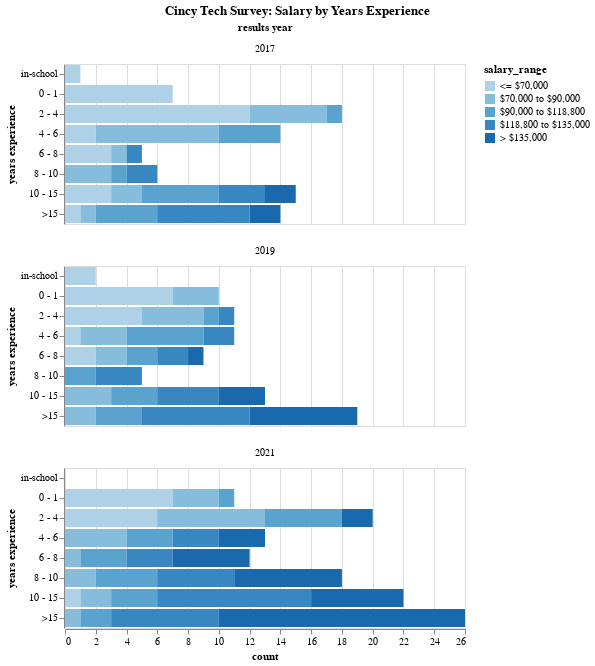

This figure's notebook cell:
### Code cell
chart = alt.Chart(df).mark_bar().encode(    
    x=alt.X('count:Q', sort='-y'),
    y=alt.Y('years experience',),
    tooltip=['results year', 'years experience', 'salary_range', 'count'],
    color='salary_range:O',
    facet=alt.Facet('results year:O', columns=1),
).properties(
    title='Cincy Tech Survey: Salary by Years Experience'
).configure_title(
    # fontSize=20,
    anchor='middle',
)

chart

### Figure 1 — Vega-Lite specification as saved in the notebook (floating-point values rounded to 4 significant figures)
{"config": {"view": {"continuousWidth": 400, "continuousHeight": 300}, "title": {"anchor": "middle"}}, "data": {"name": "data-63dd21652095648b363a2cbe152cc3d6"}, "mark": "bar", "encoding": {"color": {"type": "ordinal", "field": "salary_range"}, "facet": {"type": "ordinal", "columns": 1, "field": "results year"}, "tooltip": [{"type": "quantitative", "field": "results year"}, {"type": "nominal", "field": "years experience"}, {"type": "nominal", "field": "salary_range"}, {"type": "quantitative", "field": "count"}], "x": {"type": "quantitative", "field": "count", "sort": "-y"}, "y": {"type": "nominal", "field": "years experience"}}, "title": "Cincy Tech Survey: Salary by Years Experience", "$schema": "https://vega.github.io/schema/vega-lite/v4.8.1.json", "datasets": {"data-63dd21652095648b363a2cbe152cc3d6": [{"years experience": "  in-school", "salary_range": "   <= $70,000", "results year": 2017, "count": 1}, {"years experience": "  in-school", "salary_range": "   <= $70,000", "results year": 2019, "count": 2}, {"years experience": " 0 - 1", "salary_range": "   <= $70,000", "results year": 2017, "count": 7}, {"years experience": " 0 - 1", "salary_range": "   <= $70,000", "results year": 2019, "count": 7}, {"years experience": " 0 - 1", "salary_range": "   <= $70,000", "results year": 2021, "count": 7}, {"years experience": " 0 - 1", "salary_range": "  $70,000 to $90,000", "results year": 2019, "count": 3}, {"years experience": " 0 - 1", "salary_range": "  $70,000 to $90,000", "results year": 2021, "count": 3}, {"years experience": " 0 - 1", "salary_range": "  $90,000 to $118,800", "results year": 2021, "count": 1}, {"years experience": " 2 - 4", "salary_range": "   <= $70,000", "results year": 2017, "count": 12}, {"years experience": " 2 - 4", "salary_range": "   <= $70,000", "results year": 2019, "count": 5}, {"years experience": " 2 - 4", "salary_range": "   <= $70,000", "results year": 2021, "count": 6}, {"years experience": " 2 - 4", "salary_range": "  $70,000 to $90,000", "results year": 2017, "count": 5}, {"years experience": " 2 - 4", "salary_range": "  $70,000 to $90,000", "results year": 2019, "count": 4}, {"years experience": " 2 - 4", "salary_range": "  $70,000 to $90,000", "results year": 2021, "count": 7}, {"years experience": " 2 - 4", "salary_range": "  $90,000 to $118,800", "results year": 2017, "count": 1}, {"years experience": " 2 - 4", "salary_range": "  $90,000 to $118,800", "results year": 2019, "count": 1}, {"years experience": " 2 - 4", "salary_range": "  $90,000 to $118,800", "results year": 2021, "count": 5}, {"years experience": " 2 - 4", "salary_range": "$118,800 to $135,000", "results year": 2019, "count": 1}, {"years experience": " 2 - 4", "salary_range": "> $135,000", "results year": 2021, "count": 2}, {"years experience": " 4 - 6", "salary_range": "   <= $70,000", "results year": 2017, "count": 2}, {"years experience": " 4 - 6", "salary_range": "   <= $70,000", "results year": 2019, "count": 1}, {"years experience": " 4 - 6", "salary_range": "  $70,000 to $90,000", "results year": 2017, "count": 8}, {"years experience": " 4 - 6", "salary_range": "  $70,000 to $90,000", "results year": 2019, "count": 3}, {"years experience": " 4 - 6", "salary_range": "  $70,000 to $90,000", "results year": 2021, "count": 4}, {"years experience": " 4 - 6", "salary_range": "  $90,000 to $118,800", "results year": 2017, "count": 4}, {"years experience": " 4 - 6", "salary_range": "  $90,000 to $118,800", "results year": 2019, "count": 5}, {"years experience": " 4 - 6", "salary_range": "  $90,000 to $118,800", "results year": 2021, "count": 3}, {"years experience": " 4 - 6", "salary_range": "$118,800 to $135,000", "results year": 2019, "count": 2}, {"years experience": " 4 - 6", "salary_range": "$118,800 to $135,000", "results year": 2021, "count": 3}, {"years experience": " 4 - 6", "salary_range": "> $135,000", "results year": 2021, "count": 3}, {"years experience": " 6 - 8", "salary_range": "   <= $70,000", "results year": 2017, "count": 3}, {"years experience": " 6 - 8", "salary_range": "   <= $70,000", "results year": 2019, "count": 2}, {"years experience": " 6 - 8", "salary_range": "  $70,000 to $90,000", "results year": 2017, "count": 1}, {"years experience": " 6 - 8", "salary_range": "  $70,000 to $90,000", "results year": 2019, "count": 2}, {"years experience": " 6 - 8", "salary_range": "  $70,000 to $90,000", "results year": 2021, "count": 1}, {"years experience": " 6 - 8", "salary_range": "  $90,000 to $118,800", "results year": 2019, "count": 2}, {"years experience": " 6 - 8", "salary_range": "  $90,000 to $118,800", "results year": 2021, "count": 3}, {"years experience": " 6 - 8", "salary_range": "$118,800 to $135,000", "results year": 2017, "count": 1}, {"years experience": " 6 - 8", "salary_range": "$118,800 to $135,000", "results year": 2019, "count": 2}, {"years experience": " 6 - 8", "salary_range": "$118,800 to $135,000", "results year": 2021, "count": 3}, {"years experience": " 6 - 8", "salary_range": "> $135,000", "results year": 2019, "count": 1}, {"years experience": " 6 - 8", "salary_range": "> $135,000", "results year": 2021, "count": 5}, {"years experience": " 8 - 10", "salary_range": "  $70,000 to $90,000", "results year": 2017, "count": 3}, {"years experience": " 8 - 10", "salary_range": "  $70,000 to $90,000", "results year": 2021, "count": 2}, {"years experience": " 8 - 10", "salary_range": "  $90,000 to $118,800", "results year": 2017, "count": 1}, {"years experience": " 8 - 10", "salary_range": "  $90,000 to $118,800", "results year": 2019, "count": 2}, {"years experience": " 8 - 10", "salary_range": "  $90,000 to $118,800", "results year": 2021, "count": 4}, {"years experience": " 8 - 10", "salary_range": "$118,800 to $135,000", "results year": 2017, "count": 2}, {"years experience": " 8 - 10", "salary_range": "$118,800 to $135,000", "results year": 2019, "count": 3}, {"years experience": " 8 - 10", "salary_range": "$118,800 to $135,000", "results year": 2021, "count": 5}, {"years experience": " 8 - 10", "salary_range": "> $135,000", "results year": 2021, "count": 7}, {"years experience": "10 - 15", "salary_range": "   <= $70,000", "results year": 2017, "count": 3}, {"years experience": "10 - 15", "salary_range": "   <= $70,000", "results year": 2021, "count": 1}, {"years experience": "10 - 15", "salary_range": "  $70,000 to $90,000", "results year": 2017, "count": 2}, {"years experience": "10 - 15", "salary_range": "  $70,000 to $90,000", "results year": 2019, "count": 3}, {"years experience": "10 - 15", "salary_range": "  $70,000 to $90,000", "results year": 2021, "count": 2}, {"years experience": "10 - 15", "salary_range": "  $90,000 to $118,800", "results year": 2017, "count": 5}, {"years experience": "10 - 15", "salary_range": "  $90,000 to $118,800", "results year": 2019, "count": 3}, {"years experience": "10 - 15", "salary_range": "  $90,000 to $118,800", "results year": 2021, "count": 3}, {"years experience": "10 - 15", "salary_range": "$118,800 to $135,000", "results year": 2017, "count": 3}, {"years experience": "10 - 15", "salary_range": "$118,800 to $135,000", "results year": 2019, "count": 4}, {"years experience": "10 - 15", "salary_range": "$118,800 to $135,000", "results year": 2021, "count": 10}, {"years experience": "10 - 15", "salary_range": "> $135,000", "results year": 2017, "count": 2}, {"years experience": "10 - 15", "salary_range": "> $135,000", "results year": 2019, "count": 3}, {"years experience": "10 - 15", "salary_range": "> $135,000", "results year": 2021, "count": 6}, {"years experience": ">15", "salary_range": "   <= $70,000", "results year": 2017, "count": 1}, {"years experience": ">15", "salary_range": "  $70,000 to $90,000", "results year": 2017, "count": 1}, {"years experience": ">15", "salary_range": "  $70,000 to $90,000", "results year": 2019, "count": 2}, {"years experience": ">15", "salary_range": "  $70,000 to $90,000", "results year": 2021, "count": 1}, {"years experience": ">15", "salary_range": "  $90,000 to $118,800", "results year": 2017, "count": 4}, {"years experience": ">15", "salary_range": "  $90,000 to $118,800", "results year": 2019, "count": 3}, {"years experience": ">15", "salary_range": "  $90,000 to $118,800", "results year": 2021, "count": 2}, {"years experience": ">15", "salary_range": "$118,800 to $135,000", "results year": 2017, "count": 6}, {"years experience": ">15", "salary_range": "$118,800 to $135,000", "results year": 2019, "count": 7}, {"years experience": ">15", "salary_range": "$118,800 to $135,000", "results year": 2021, "count": 7}, {"years experience": ">15", "salary_range": "> $135,000", "results year": 2017, "count": 2}, {"years experience": ">15", "salary_range": "> $135,000", "results year": 2019, "count": 7}, {"years experience": ">15", "salary_range": "> $135,000", "results year": 2021, "count": 16}]}}
